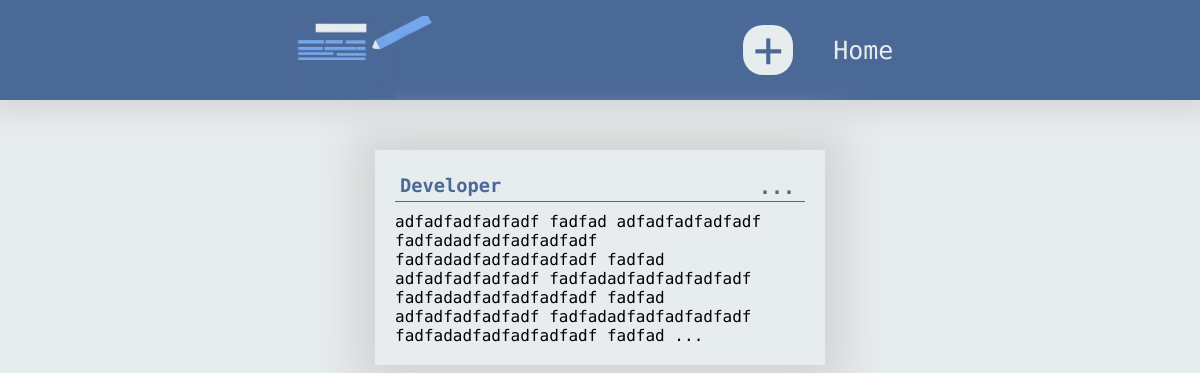
/note/14/, run on the app's committed database.
### notes_app/models.py (models this page shows, shortened)
class Note(models.Model):
	title = models.CharField(max_length = 30, default = 'untitled')
	content = models.TextField(null = False)

### notes_app/views.py (the view)
# urls.py: path('note/<int:id>', views.note, name = 'note-api')
def note(request, id):
	note = Note.objects.get(id = id)
	return render(request, 'note.html', {'note': note})

### notes_app/templates/note.html (shortened to what this page needs)
{% extends 'base.html' %}
{% block headers %}
	{% load static %}
	<link rel="stylesheet" href="{% static 'style/note.css' %}">
	<link rel="stylesheet" href="{% static 'style/delete.css' %}">
{% endblock headers %}
{% block body %}
<div class="note-container">
	<div class="note-card">
		<h3 class="note-heading">{{ note.title }}
			<button class="dots" data-id="1"><span>...</span>
			</button>
		</h3>
		<p class="note-note">
			{{ note.content }} ...
		</p>
	</div>
</div>
{% endblock body %}

### notes_app/static/style/base.css (style rules this page uses)
* { margin: 0; padding: 0; box-sizing: border-box; font-family: 'Fira Code', sans-serif }
:root { --primary: #4b6997; --secondary: #E7ECEF; --yes: #DB5461; --no: #45B57B; --shadow: lightgray; }
body { overflow-x: hidden; background: var(--secondary); }

### notes_app/static/style/note.css (style rules this page uses)
.note-container { width: 100vw; max-width: 450px; margin: 50px auto; }
.note-card { width: 100%; max-width: 500px; box-shadow: 0 0 40px 20px var(--shadow); padding: 20px; }
.note-card .note-heading { color: var(--primary); border-bottom: 1px solid var(--primary); position: relative; padding: 5px }
.note-card .note-note { padding-top: 10px; }
.note-card .note-heading button { border: none; background: transparent; color: var(--primary); font-weight: 600; outline: none; position: absolute; right: 10px; padding: 0px; }
.note-card .note-heading button span { font-size: 20px; transition: 0.3s; }

### data on the page
Note: title "Developer", content "adfadfadfadfadf fadfad adfadfadfadfadf fadfadadfadfadfadfadf fadfadadfadfadfadfadf fadfad adfadfadfadfadf fadfadadfadfadfadfadf fadfadadfadfadfadfadf fadfad adfadfadfadfadf fadfadadfadfadfadfadf fadfadadfadfadfadfadf fadfad"
